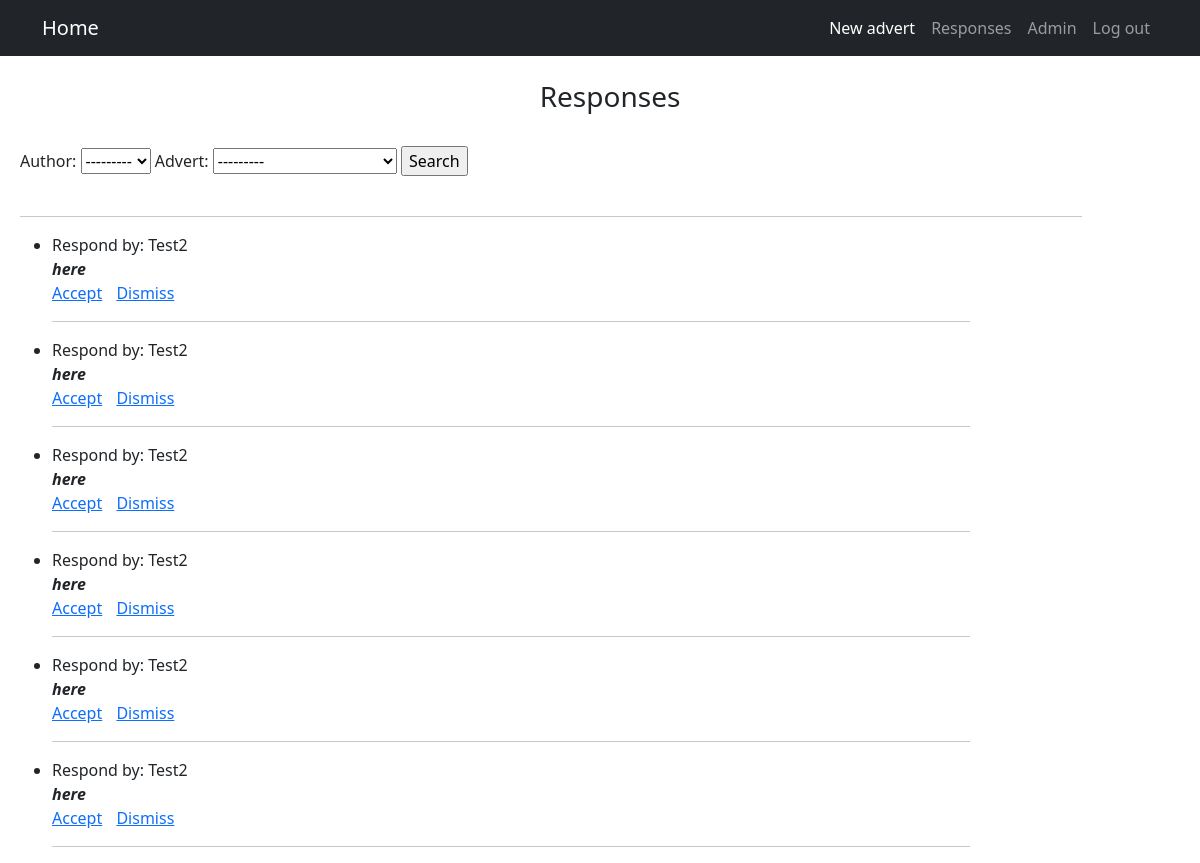
The app's page /responses (signed in), older data.
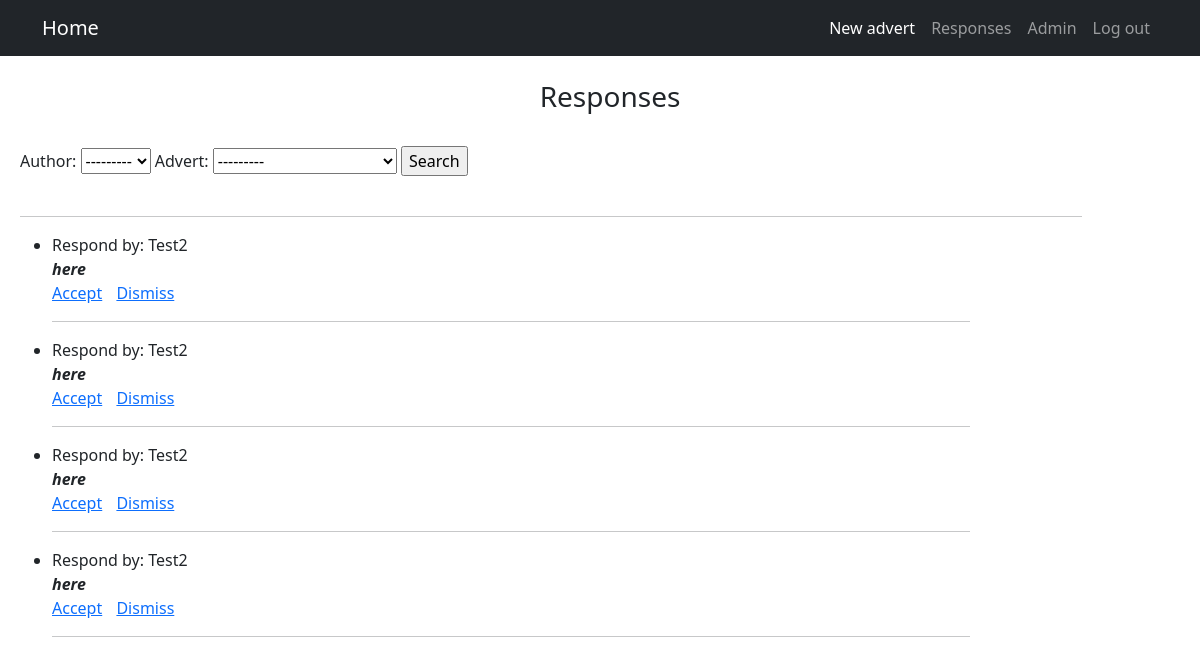
The same page, newer data.
### AdvApp/models.py (models this page shows)
class Response(models.Model):
    id_user = models.ForeignKey(User, on_delete=models.CASCADE)
    id_advert = models.ForeignKey(Advert, on_delete=models.CASCADE)
    text = models.TextField()
    accepted = models.BooleanField(default=False)

### AdvApp/views.py (the view)
# urls.py: path('responses', ResponseList.as_view(), name = 'responses'),
class ResponseList(ListView):
    model = Response
    template_name = 'responses.html'
    context_object_name = 'responseList'
    def get_context_data(self, **kwargs):
        context = super().get_context_data(**kwargs)
        user_adverts = Advert.objects.filter(id_user=self.request.user)
        query = Response.objects.filter(id_advert__in=user_adverts).order_by('-id_user')
        context['filter'] = ResponseFilter(self.request.GET, queryset=query)
        return context

### AdvApp/models.py (called while the page is built)
    def __str__(self):
        string = self.text[0:20]
        if len(self.text) > len(string):
            string += "..."
        return string

### templates/responses.html (shortened to what this page needs)
{% extends 'deafult.html' %}
{% block content %}
    <br>
    <div align="center">
    <h3>Responses</h3>
    </div>
    <br>
    <form method="GET">
        {{ filter.form }}
        <input type="submit" value="Search">
    </form>
    <br>
    <hr style="width:90%;text-align:left;margin-left:0">
    {% if responseList %}
    <ul>
        {% for record in filter.qs %}
            {% if not record.accepted %}
            <li>
                <p align="left">
                    Respond by: {{ record.id_user }}
                <br>
                    <b><i>{{ record.text }}</i></b>
                <br>
                    {% if not record.accepted %}
                        <a href="responses/accept/{{ record.pk }}">Accept</a>
                    {% else %}
                        Accepted
                    {% endif %}
                    <span style="padding-left: 10px;">
                        <a href="responses/delete/{{ record.pk }}">Dismiss</a>
                    </span>
                </p>
            </li>
            <hr style="width:80%;text-align:left;margin-left:0">
            {% endif %}
        {% endfor %}
    </ul>
    {% else %}
        <h3>Nothing here</h3>
    {% endif %}
{% endblock content %}

Row changes from the older to the newer data that the page shows:
no longer on this page (row edited): Response: id_user "Test2", text "here"
removed Response: id_user "Test2", text "here"
